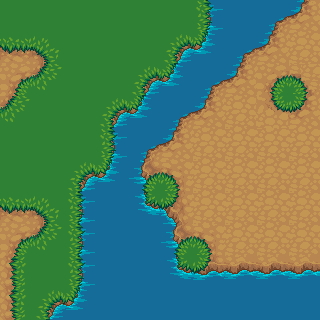

This game map was drawn from its Tiled (.tmx) file and the tilesets committed beside it. A one-line description and the full map source follow:
An orthogonal 10x10 tile map with 32x32 px tiles, 1 tile layer (Tile Layer 1).

<map version="1.2" tiledversion="1.2.3" orientation="orthogonal" renderorder="right-down" width="10" height="10" tilewidth="32" tileheight="32" infinite="0" nextlayerid="2" nextobjectid="1">
 <tileset firstgid="1" source="tileset1.tsx" />
 <layer id="1" name="Tile Layer 1" width="10" height="10">
  <data encoding="csv">
61,61,61,61,61,61,62,33,1,2,
11,12,61,61,61,71,72,1,2,3,
21,22,61,61,71,72,1,2,4,5,
22,61,61,71,72,1,2,3,14,15,
61,61,61,62,1,2,3,3,3,3,
61,61,71,72,34,35,3,3,3,3,
11,12,62,33,64,65,3,3,3,3,
21,22,62,33,33,34,35,3,3,3,
31,61,62,33,33,44,45,13,13,13,
31,71,72,33,33,33,33,33,33,33
</data>
 </layer>
</map>